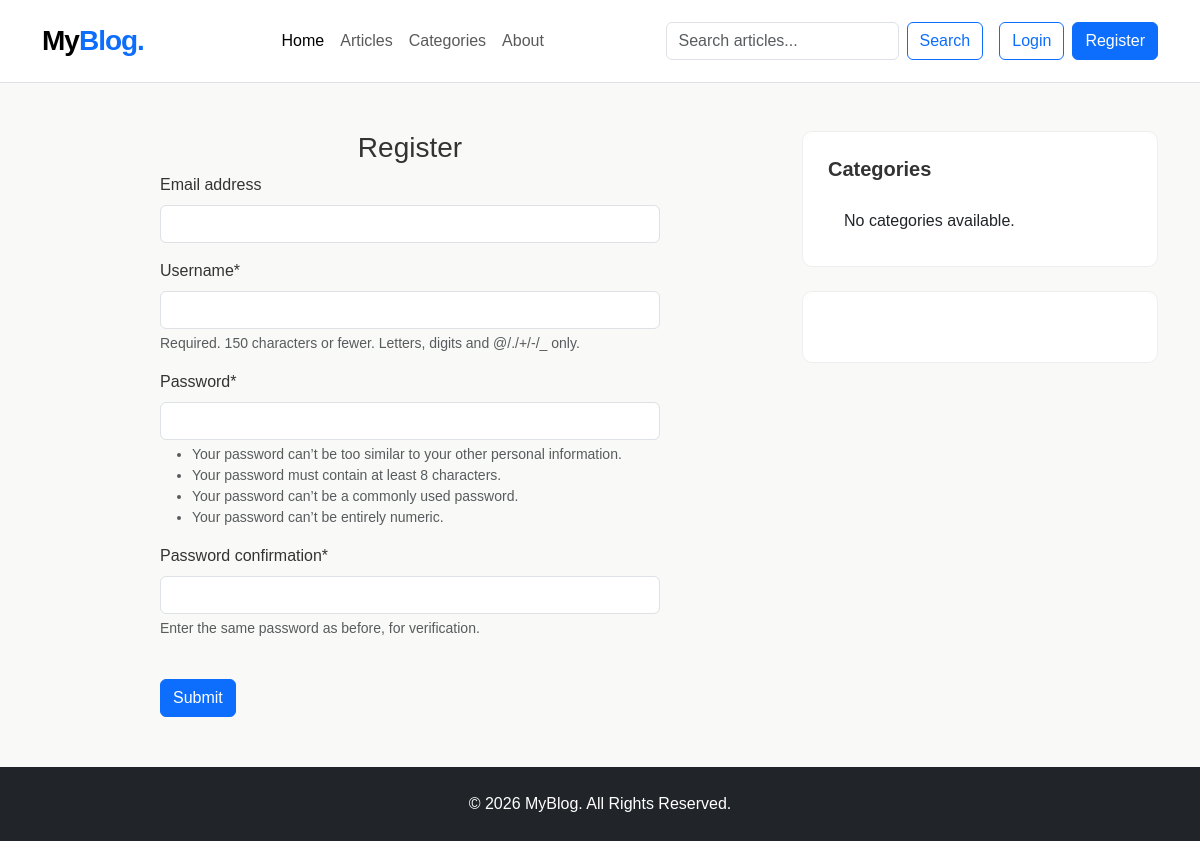
/register/, run on an earlier commit of the app's database.
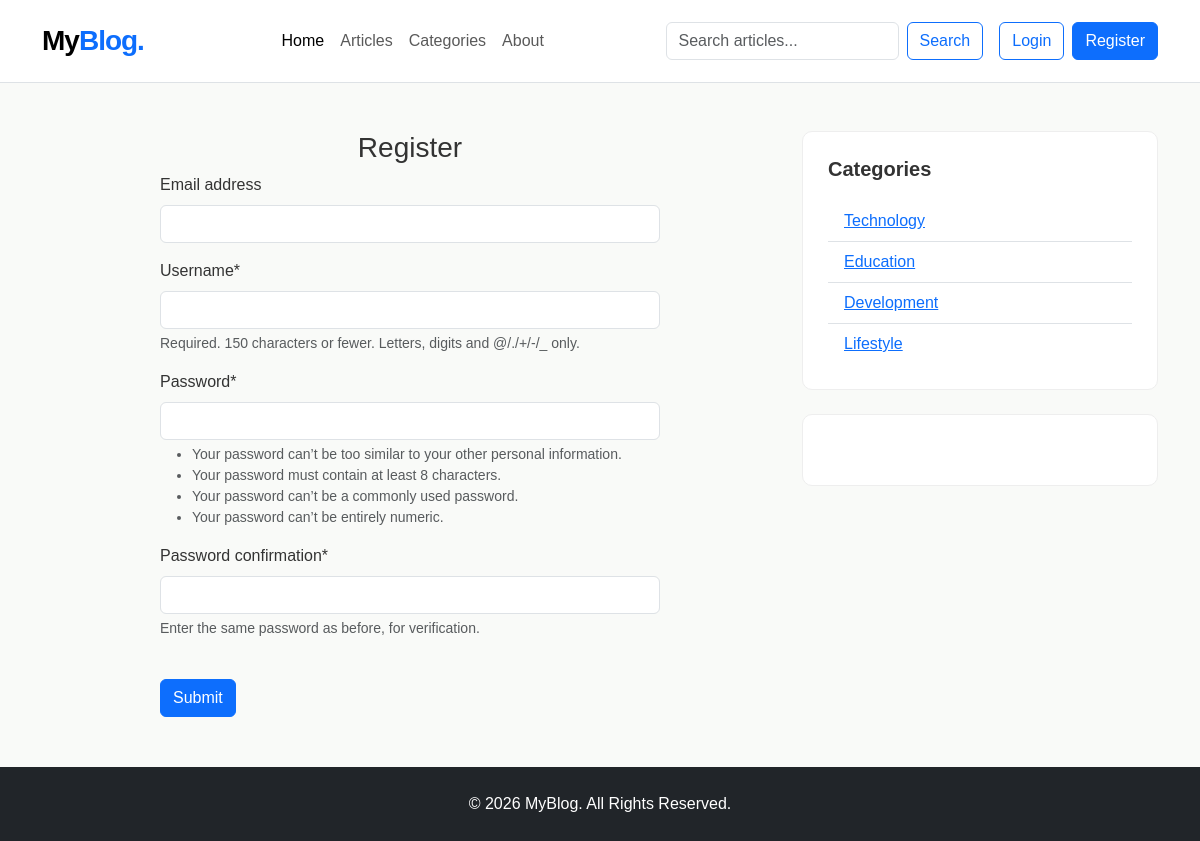
And on a later commit of the database.
### blogs/models.py (models this page shows, shortened)
class Category(models.Model):
    category_name = models.CharField(max_length=25, unique=True)
    created_at = models.DateTimeField(auto_now=True)
    updated_at = models.DateTimeField(auto_now=True)
    class Meta:
        verbose_name_plural = 'Categories'

### blog_main/views.py (the view)
# urls.py: path('register/', views.register, name='register'),
def register(request):
    if request.method == 'POST':
        form = RegistrationForm(request.POST)
        if form.is_valid():
            form.save()
            return redirect('register')
        else:
            print(form.errors)
    else:
        form = RegistrationForm()
    context = {
        'form': form,
    }
    return render(request, 'register.html',context)

### blog_main/form.py
class RegistrationForm(UserCreationForm):
    class Meta:
        model = User
        fields = ('email','username','password1','password2')

### blogs/context_processors.py (called while the page is built)
def get_categories(request):
    categories = Category.objects.all()
    return dict(categories=categories)

def get_social_links(request):
    social_links = SocialLinks.objects.all()
    return dict(social_links=social_links)

### templates/register.html (shortened to what this page needs)
{% extends 'base.html' %}
{% block content %}
{% load crispy_forms_tags %}
    <h3 class="text-center">Register</h3>
    <form action="{% url 'register' %}" method="post" style="width: 500px; margin: auto;">
        {{ form | crispy }}
        <br>
        <button type="submit" class="btn btn-primary">
            Submit
        </button>
    </form>
{% endblock %}

### templates/base.html (shortened to what this page needs)
{% load static %}
<!DOCTYPE html>
<html lang="en">
<head>
    <link href="https://cdn.jsdelivr.net/npm/bootstrap@5.3.3/dist/css/bootstrap.min.css"
          rel="stylesheet">
    <link rel="stylesheet"
          href="{% static 'css/blog.css' %}">
</head>
<body>
<nav class="navbar navbar-expand-lg navbar-light bg-white border-bottom">
    <div class="container">
        <a class="navbar-brand fw-bold fs-3" href="#">
            My<span class="text-primary">Blog.</span>
        </a>
        <div class="collapse navbar-collapse" id="navbarMenu">
            <ul class="navbar-nav mx-auto">
                <li class="nav-item">
                    <a class="nav-link active" href="#">Home</a>
                </li>
                <li class="nav-item">
                    <a class="nav-link" href="#">Articles</a>
                </li>
                <li class="nav-item">
                    <a class="nav-link" href="#">Categories</a>
                </li>
                <li class="nav-item">
                    <a class="nav-link" href="#">About</a>
                </li>
            </ul>
            <form class="d-flex me-lg-3 my-3 my-lg-0"
                  method="GET"
                  action="{% url 'search' %}">
                <input class="form-control me-2"
                       type="text"
                       name="keyword"
                       value="{{ keyword }}"
                       placeholder="Search articles..."
                       aria-label="Search">
                <button class="btn btn-outline-primary"
                        type="submit">
                    Search
                </button>
            </form>
            <div class="d-flex gap-2">
                {% if not user.is_authenticated  %}
                <a href="{% url 'login' %}" class="btn btn-outline-primary">
                    Login
                </a>
                <a href="{% url 'register' %}" class="btn btn-primary">
                    Register
                </a>
                {% endif %}
            </div>
        </div>
    </div>
</nav>
<div class="container my-5">
    <div class="row g-4">
        <main class="col-lg-8">
            {% block content %}
            {% endblock %}
        </main>
        <aside class="col-lg-4">
            <div class="sidebar-box mb-4">
                <h5>Categories</h5>
                <ul class="list-group list-group-flush">
                    {% for cat in categories %}
                    <li class="list-group-item">
                        <a href="{% url 'post_by_category' cat.id %}">
                            {{ cat.category_name }}
                        </a>
                    </li>
                    {% empty %}
                    <li class="list-group-item">
                        No categories available.
                    </li>
                    {% endfor %}
                </ul>
            </div>
            <div class="sidebar-box">
            </div>
        </aside>
    </div>
</div>
<footer class="footer text-center">
    <div class="container">
        <p class="mb-0">
            &copy; 2026 MyBlog. All Rights Reserved.
        </p>
    </div>
</footer>
</body>
</html>

### blog_main/static/css/blog.css (style rules this page uses)
body { font-family: Arial, sans-serif; background-color: #f9faf8; color: #333; }
.navbar { padding: 15px 0; }
.navbar-brand { letter-spacing: -1px; }
.sidebar-box { background-color: white; padding: 25px; border-radius: 10px; border: 1px solid #eee; }
.sidebar-box h5 { font-weight: bold; margin-bottom: 20px; }
.footer { background-color: #212529; color: white; padding: 25px 0; margin-top: 50px; }

What changed in the data, as far as the page shows it:
added Category: category_name "Technology"
added Category: category_name "Education"
added Category: category_name "Development"
added Category: category_name "Lifestyle"
Also different on the page:
text no longer shown: "No categories available."
